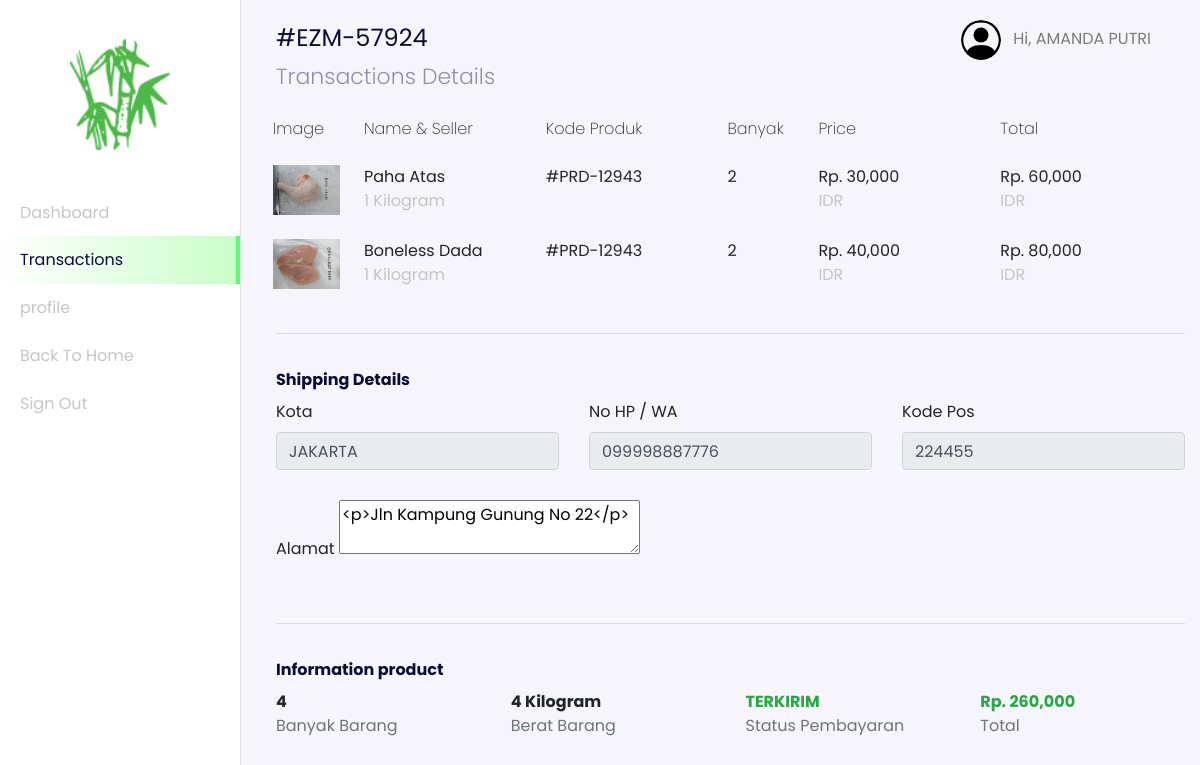
Screenshot of /user/index.php?page=transactions-details&id=1 (signed in) with the database file from the repository.
### tables this page shows
CREATE TABLE `users` (
  `id_user` int(11) NOT NULL,
  `name` varchar(255) NOT NULL,
  `email` varchar(255) NOT NULL,
  `password` varchar(255) NOT NULL,
  `address` text,
  `phone_number` varchar(255) NOT NULL,
  `postal_code` varchar(191) NOT NULL,
  `roles` varchar(255) NOT NULL
);

CREATE TABLE `transactions` (
  `id_transaction` int(11) NOT NULL,
  `user_id` int(11) NOT NULL,
  `total_price` int(11) NOT NULL,
  `city` varchar(255) NOT NULL,
  `rekening_id` int(11) NOT NULL,
  `transaction_status` varchar(255) NOT NULL,
  `weight_total` int(11) NOT NULL,
  `delivered` int(11) NOT NULL,
  `photo_transaction` varchar(255) NOT NULL,
  `code` varchar(255) NOT NULL,
  `receiver` varchar(255) NOT NULL,
  `time_arrived` timestamp NULL DEFAULT NULL,
  `created_at` timestamp NOT NULL DEFAULT CURRENT_TIMESTAMP
);

CREATE TABLE `transactions_details` (
  `id_transaction_detail` int(11) NOT NULL,
  `transaction_id` int(11) NOT NULL,
  `product_id` int(11) NOT NULL,
  `price` int(11) NOT NULL,
  `banyak` int(11) NOT NULL,
  `code_product` varchar(255) NOT NULL
);

CREATE TABLE `products_galleries` (
  `id_gallery` int(11) NOT NULL,
  `photos` varchar(255) NOT NULL,
  `product_id` int(11) NOT NULL
);

CREATE TABLE `products` (
  `id_product` int(11) NOT NULL,
  `product_name` varchar(255) NOT NULL,
  `unit` int(11) NOT NULL,
  `price` varchar(255) NOT NULL,
  `descriptions` text NOT NULL,
  `category_id` int(11) NOT NULL,
  `stock` varchar(255) NOT NULL
);

### config/config.php (called while the page is built, shortened)
<?php
$host = 'localhost';
$user = 'root';
$password = '';
$dbname = 'bamboo_art';
$conn = mysqli_connect($host, $user, $password, $dbname);
function query($query)
{
    global $conn;
    $result = mysqli_query($conn, $query);
    $rows = [];
    while ($row = mysqli_fetch_assoc($result)) {
        $rows[] = $row;
    }
    return $rows;
}
?>

### user/transaction/dashboard-user-transactions-details.php (the view, shortened to what this page needs)
<?php
$idTransaction = $_GET["id"];
$transaction_details = query("SELECT * FROM transactions_details INNER JOIN transactions ON transactions_details.transaction_id = transactions.id_transaction INNER JOIN products ON transactions_details.product_id = products.id_product WHERE transaction_id = $idTransaction");
?>
  <nav
  class="navbar navbar-expand-lg navbar-light navbar-store fixed-top"
  data-aos="fade-down"
>
  <div class="container-fluid">
    <div class="collpase navbar-collapse" id="navbarResponsive">
      <ul class="navbar-nav d-none d-lg-flex ml-auto">
        <li class="nav-item dropdown">
          <a
            href="#"
            class="nav-link"
            id="navbarDropdown"
            role="button"
            data-toggle="dropdown"
          >
            <img
              src="../assets/images/person-circle.svg"
              alt="profile"
              height="40px"
              class="rounded-circle mr-2 profile-picture"
            />
            <?php
              $id_user = $_SESSION['user'];
              $user = query("SELECT * FROM users WHERE id_user = $id_user")[0];
            ?>
            Hi, <?= $user["name"]; ?>
          </a>
        </li>
      </ul>
    </div>
  </div>
</nav>
  <div class="section-content section-dashboard-home" data-aos="fade-up">
    <div class="container-fluid">
      <div class="dashboard-heading">
      <?php
        $transactionMain = query("SELECT * FROM transactions WHERE id_transaction = $idTransaction")[0];
      ?>
        <h2 class="dashboard-title">#<?= $transactionMain["code"]; ?></h2>
        <p class="dashboard-subtitle">Transactions Details</p>
      </div>
      <div class="dashboard-content store-cart">
        <div class="row" data-aos="fade-up" data-aos-delay="100">
            <div class="col-12 table-responsive">
              <table class="table table-borderless table-cart">
                <thead>
                  <tr>
                    <th>Image</th>
                    <th>Name &amp; Seller</th>
                    <th>Kode Produk</th>
                    <th>Banyak</th>
                    <th>Price</th>
                    <th>Total</th>
                  </tr>
                </thead>
                <tbody>
                <?php
                $banyak = 0;
                ?>
                  <?php foreach ($transaction_details as $t) : ?>
                    <?php
                      $idProduct = $t["product_id"];
                      $gallery = query("SELECT * FROM products_galleries INNER JOIN products ON products_galleries.product_id = products.id_product WHERE products_galleries.product_id = $idProduct");
                      $banyak += $t["banyak"];
                      $total = $t["price"] * $t["banyak"];
                    ?>
                    <tr>
                      <td style="width: 10%;">
                        <img src="../assets/images/<?= $gallery[0]["photos"]; ?>" alt="" class="cart-image w-100">
                      </td>
                      <td style="width: 20%;">
                        <div class=""><?= $t["product_name"]; ?></div>
                        <div class="product-title"><?= $t["unit"] / 1000; ?> Kilogram</div>
                      </td>
                      <td style="width: 20%;">
                        <div class="">#<?= $t["code_product"]; ?></div>
                      </td>
                      <td style="width: 10%;">
                        <div class=""><?= $t["banyak"]; ?></div>
                      </td>
                      <td style="width: 20%;">
                        <div class="">Rp. <?= number_format($t["price"]); ?></div>
                        <div class="product-title">IDR</div>
                      </td>
                      <td style="width: 20%;">
                        <div class="">Rp. <?= number_format($total); ?></div>
                        <div class="product-title">IDR</div>
                      </td>
                    </tr>
                  <?php endforeach;?>
                </tbody>
              </table>
            </div>
        </div>
        <form action="" method="POST">
          <div class="row" data-aos="fade-up" data-aos-delay="150">
            <div class="col-12">
              <hr>
            </div>
            <div class="col-12">
              <h2>
                Shipping Details
              </h2>
            </div>
          </div>
          <div class="row mb-2" data-aos="fade-up" data-aos-delay="200">
            <div class="col-md-4">
              <div class="form-group">
                <label for="city">Kota</label>
                <input type="text" readonly value="<?= $transactionMain["city"]; ?>" class="form-control">
              </div>
            </div>
            <div class="col-md-4">
              <div class="form-group">
                <label for="phone_number">No HP / WA</label>
                <input type="tel" readonly name="phone_number" id="phone_number" class="form-control form-store" value="<?= $user["phone_number"] ?? ''; ?>" required>
              </div>
            </div>
            <div class="col-md-4">
              <div class="form-group">
                <label for="zip_code">Kode Pos</label>
                <input type="number" readonly name="zip_code" id="zip_code" required value="<?= $user["postal_code"] ?? ''; ?>" class="form-control form-store">
              </div>
            </div>
            <div class="col-md-12" id="alamat">
              <div class="form-group">
                <label for="address">Alamat</label>
                <textarea name="address" readonly id="editor"><?= $user["address"] ?? ''; ?></textarea>
              </div>
            </div>
          </div>
          <div class="row" data-aos="fade-up" data-aos-delay="150">
            <div class="col-12">
              <hr>
            </div>
            <div class="col-12">
              <h2 class="mb-2">
                Information product
              </h2>
            </div>
          </div>
          <div class="row justify-content-center mb-5" data-aos="fade-up" data-aos-delay="200">
            <div class="col-4 col-md-3">
              <div class="font-weight-bold"><?= $banyak; ?></div>
              <div class="text-muted">Banyak Barang</div>
            </div>
            <div class="col-4 col-md-3">
              <div class="font-weight-bold"><?= $transactionMain["weight_total"] / 1000; ?> Kilogram</div>
              <div class="text-muted">Berat Barang</div>
            </div>
            <div class="col-4 col-md-3">
              <?php if ($transactionMain["transaction_status"] == 'BELUM KONFIRMASI') : ?>
                <div class="text-danger font-weight-bold"><?= ($transactionMain["transaction_status"]); ?></div>
              <?php else : ?>
                <div class="text-success font-weight-bold"><?= ($transactionMain["transaction_status"]); ?></div>
              <?php endif;?>
              <div class="text-muted">Status Pembayaran</div>
            </div>
            <div class="col-4 col-md-3">
              <div class="text-success font-weight-bold">Rp. <?= number_format($transactionMain["total_price"]); ?></div>
              <div class="text-muted">Total</div>
            </div>
          </div>
        </form>
      </div>
    </div>
  </div>

### rows the page displays
users: name "AMANDA PUTRI", phone_number "099998887776", zip_code "224455", address "<p>Jln Kampung Gunung No 22</p>"
transactions: code "EZM-57924", city "JAKARTA", $transactionMain['weight_total']/1000 "4", transaction_status "TERKIRIM", total_price "260,000"
transactions_details: products_galleries.photos (picture), product.product_name "Paha Atas", $t['unit']/1000 "1", code_product "PRD-12943", banyak "2", product.price "30,000", total "60,000"
transactions_details: products_galleries.photos (picture), product.product_name "Boneless Dada", $t['unit']/1000 "1", code_product "PRD-12943", banyak "2", product.price "40,000", total "80,000"

### other values shown
$banyak "4"
